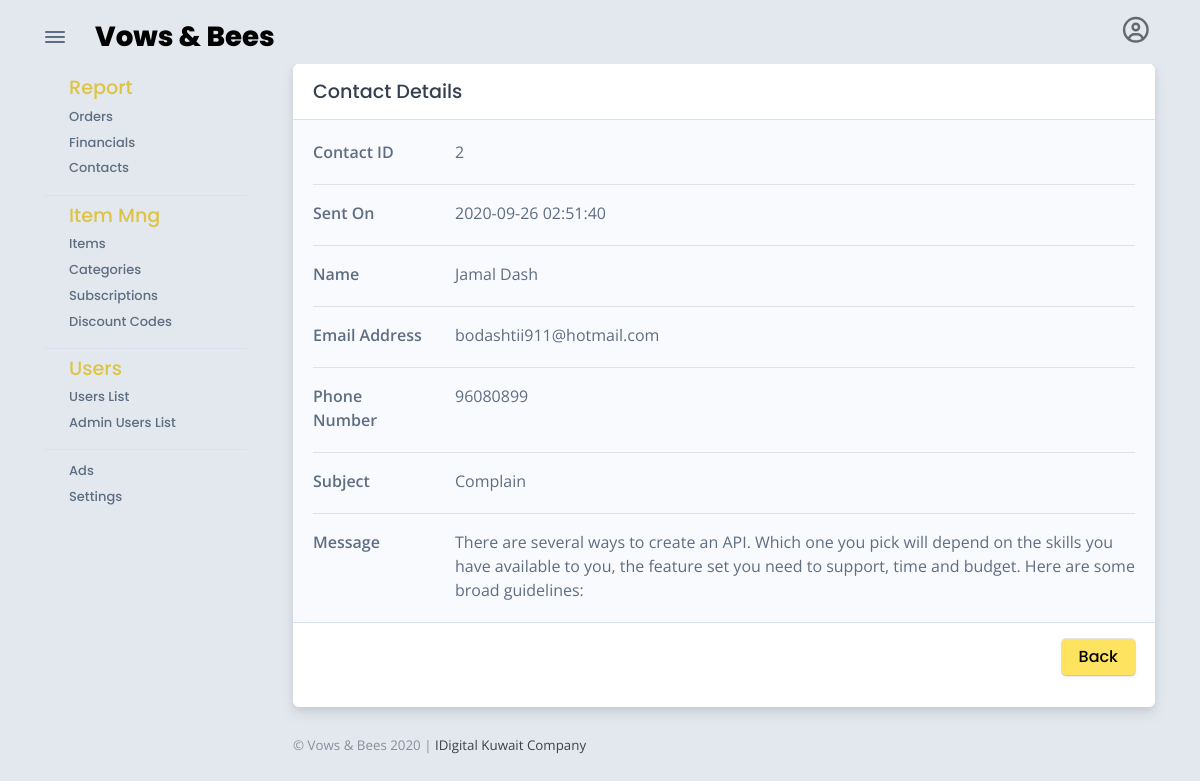
The app's page /admin/contact_info.php?view=2 (signed in) with its own data.
### tables this page shows
CREATE TABLE `contact` (
  `contact_id` int(11) NOT NULL,
  `contact_subject` varchar(150) NOT NULL,
  `contact_name` varchar(100) NOT NULL,
  `contact_email` varchar(255) NOT NULL,
  `contact_phone` varchar(8) NOT NULL,
  `contact_body` text NOT NULL,
  `date` timestamp NOT NULL DEFAULT current_timestamp() ON UPDATE current_timestamp()
);

### admin/contact_info.php (the view)
<?php
include "../site/admin_header.php";
?>
<div class="card mb-3">
  <div class="card-header">
    <div class="row align-items-center">
      <div class="col">
        <h5 class="mb-0">Contact Details</h5>
      </div>
    </div>
  </div>
  <?php
  if(isset($_GET['view'])) {
  global $db_connect;
  $the_contact_id = $_GET['view'];
  $query = "SELECT * FROM contact WHERE contact_id = '$the_contact_id'";
  $query_Result = mysqli_query($db_connect, $query);
  while($row = mysqli_fetch_assoc($query_Result)) {
      $contact_id = $row['contact_id'];
      $contact_subject = $row['contact_subject'];
      $contact_phone = $row['contact_phone'];
      $contact_email = $row['contact_email'];
      $contact_name = $row['contact_name'];
      $contact_body = $row['contact_body'];
      $date = $row['date'];
  ?>
  <div class="card-body bg-light border-top">
    <div class="row">
      <div class="col-lg col-xxl-12">
        <div class="row">
          <div class="col-5 col-sm-2">
            <p class="font-weight-semi-bold mb-1">Contact ID</p>
          </div>
          <div class="col"><?php echo $contact_id ;?></div>
        </div>
        <hr>
        <div class="row">
          <div class="col-5 col-sm-2">
            <p class="font-weight-semi-bold mb-1">Sent On</p>
          </div>
          <div class="col"><?php echo $date ;?></div>
        </div>
        <hr>
        <div class="row">
          <div class="col-5 col-sm-2">
            <p class="font-weight-semi-bold mb-1">Name</p>
          </div>
          <div class="col"><?php echo $contact_name ;?></div>
        </div>
        <hr>
        <div class="row">
          <div class="col-5 col-sm-2">
            <p class="font-weight-semi-bold mb-1">Email Address</p>
          </div>
          <div class="col"><?php echo $contact_email ;?></div>
        </div>
        <hr>
        <div class="row">
          <div class="col-5 col-sm-2">
            <p class="font-weight-semi-bold mb-1">Phone Number</p>
          </div>
          <div class="col"><?php echo $contact_phone ;?></div>
        </div>
        <hr>
        <div class="row">
          <div class="col-5 col-sm-2">
            <p class="font-weight-semi-bold mb-1">Subject</p>
          </div>
          <div class="col"><?php echo $contact_subject ;?></div>
        </div>
        <hr>
        <div class="row">
          <div class="col-5 col-sm-2">
            <p class="font-weight-semi-bold mb-1">Message</p>
          </div>
          <div class="col"><?php echo nl2br($contact_body) ;?></div>
        </div>
      </div>
    </div>
  </div>
  <?php } } ?>
  <div class="card-footer border-top text-right"><input class="btn btn-yellow text-black mb-3" type="button" onclick="history.back()" value="Back" style="margin-left: 20px;"></div>
</div>
    <?php include "../site/admin_footer.php";?>

### site/admin_header.php (shortened to what this page needs)
<!DOCTYPE html>
<html lang="en-US" dir="ltr">
  <head>
    <link href="../assets/lib/perfect-scrollbar/perfect-scrollbar.css" rel="stylesheet">
    <link href="../assets/lib/datatables-bs4/dataTables.bootstrap4.min.css" rel="stylesheet">
    <link href="../assets/lib/datatables.net-responsive-bs4/responsive.bootstrap4.css" rel="stylesheet">
    <link href="../assets/lib/leaflet/leaflet.css" rel="stylesheet">
    <link href="../assets/lib/leaflet.markercluster/MarkerCluster.css" rel="stylesheet">
    <link href="../assets/lib/leaflet.markercluster/MarkerCluster.Default.css" rel="stylesheet">
    <link href="../assets/css/theme.css" rel="stylesheet">
    <link href="../assets/lib/flatpickr/flatpickr.min.css" rel="stylesheet">
    <link href="../assets/lib/select2/select2.min.css" rel="stylesheet">
    <link href="../assets/lib/dropzone/dropzone.min.css" rel="stylesheet">
  </head>
  <body>
    <main class="main" id="top">
      <div class="container" data-layout="container">
        <nav class="navbar navbar-vertical navbar-expand-xl navbar-light">
          <div class="d-flex align-items-center">
            <div class="toggle-icon-wrapper">
              <button class="btn navbar-toggler-humburger-icon navbar-vertical-toggle" data-toggle="tooltip" data-placement="left" title="Toggle Navigation"><span class="navbar-toggle-icon"><span class="toggle-line"></span></span></button>
            </div><a class="navbar-brand" href="../admin/rep_universities.php">
              <div class="d-flex align-items-center py-3"><span class="text-sans-serif">Vows & Bees</span>
              </div>
            </a>
          </div>
          <div class="collapse navbar-collapse" id="navbarVerticalCollapse">
            <div class="navbar-vertical-content perfect-scrollbar scrollbar">
              <ul class="navbar-nav flex-column">
                <li class="nav-item">
                    <h5 class="text-yellow">
                        <div class="d-flex align-items-center"><span class="nav-link-icon"></span><span class="nav-link-text">Report</span>
                        </div>
                    </h5>
                  <ul class="nav collapse show" id="home" data-parent="#navbarVerticalCollapse">
                    <li class="nav-item"><a class="nav-link" href="orders.php">Orders</a></li>
                    <li class="nav-item"><a class="nav-link" href="financials.php">Financials</a></li>
                    <li class="nav-item"><a class="nav-link" href="rep_contact.php">Contacts</a></li>
                  </ul>
                </li>
                <div class="navbar-vertical-divider">
                    <hr class="navbar-vertical-hr my-2" />
                </div>
                <li class="nav-item">
                    <h5 class="text-yellow">
                        <div class="d-flex align-items-center"><span class="nav-link-icon"></span><span class="nav-link-text">Item Mng</span>
                        </div>
                    </h5>
                  <ul class="nav collapse show" id="home" data-parent="#navbarVerticalCollapse">
                    <li class="nav-item"><a class="nav-link" href="rep_items.php">Items</a></li>
                    <li class="nav-item"><a class="nav-link" href="rep_categories.php">Categories</a></li>
                    <li class="nav-item"><a class="nav-link" href="rep_subscriptions.php">Subscriptions</a></li>
                    <li class="nav-item"><a class="nav-link" href="rep_discounts.php">Discount Codes</a></li>
                  </ul>
                </li>
                <div class="navbar-vertical-divider">
                    <hr class="navbar-vertical-hr my-2" />
                </div>
                <li class="nav-item">
                    <h5 class="text-yellow">
                        <div class="d-flex align-items-center"><span class="nav-link-icon"></span><span class="nav-link-text">Users</span>
                        </div>
                    </h5>
                  <ul class="nav collapse show" id="home" data-parent="#navbarVerticalCollapse">
                    <li class="nav-item"><a class="nav-link" href="users.php">Users List</a></li>
                    <li class="nav-item"><a class="nav-link" href="admins.php">Admin Users List</a></li>
                  </ul>
                </li>
                <div class="navbar-vertical-divider">
                    <hr class="navbar-vertical-hr my-2" />
                </div>
                <li class="nav-item">
                  <ul class="nav collapse show" id="home" data-parent="#navbarVerticalCollapse">
                    <li class="nav-item"><a class="nav-link" href="ads.php">Ads</a></li>
                    <li class="nav-item"><a class="nav-link" href="settings.php">Settings</a></li>
                  </ul>
                </li>
              </ul>
            </div>
          </div>
        </nav>
        <div class="content">
          <nav class="navbar navbar-light navbar-glass navbar-top sticky-kit navbar-expand">
            <ul class="navbar-nav navbar-nav-icons ml-auto flex-row align-items-center">
              <li class="nav-item dropdown dropdown-on-hover"><a class="nav-link pr-0" id="navbarDropdownUser" href="#" role="button" data-toggle="dropdown" aria-haspopup="true" aria-expanded="false">
                  <div class="avatar avatar-xl">
                    <span class="far fa-user-circle fs-3" data-fa-transform="shrink-1"></span>
                  </div>
                </a>
              </li>
            </ul>
          </nav>

### site/admin_footer.php (shortened to what this page needs)
<footer>
            <div class="row no-gutters justify-content-between fs--1 mt-4 mb-3">
              <div class="col-12 col-sm-auto text-center">
              <p class="mb-0 text-600 opacity-85">&copy; Vows & Bees 2020 | <a class="text-black opacity-85" href="https://idigitalq8.net">IDigital Kuwait Company</a></p>
              </div>
            </div>
          </footer>
        </div>
      </div>
    </main>
  </body>
</html>

### records on screen
contact: contact_id "2", date "2020-09-26 02:51:40", contact_name "Jamal Dash", contact_email "bodashtii911@hotmail.com", contact_phone "96080899", contact_subject "Complain", contact_body "There are several ways to create an API. Which one you pick will depend on the skills you have available to you, the feature set you need to support, time and budget. Here are some broad guidelines:"
